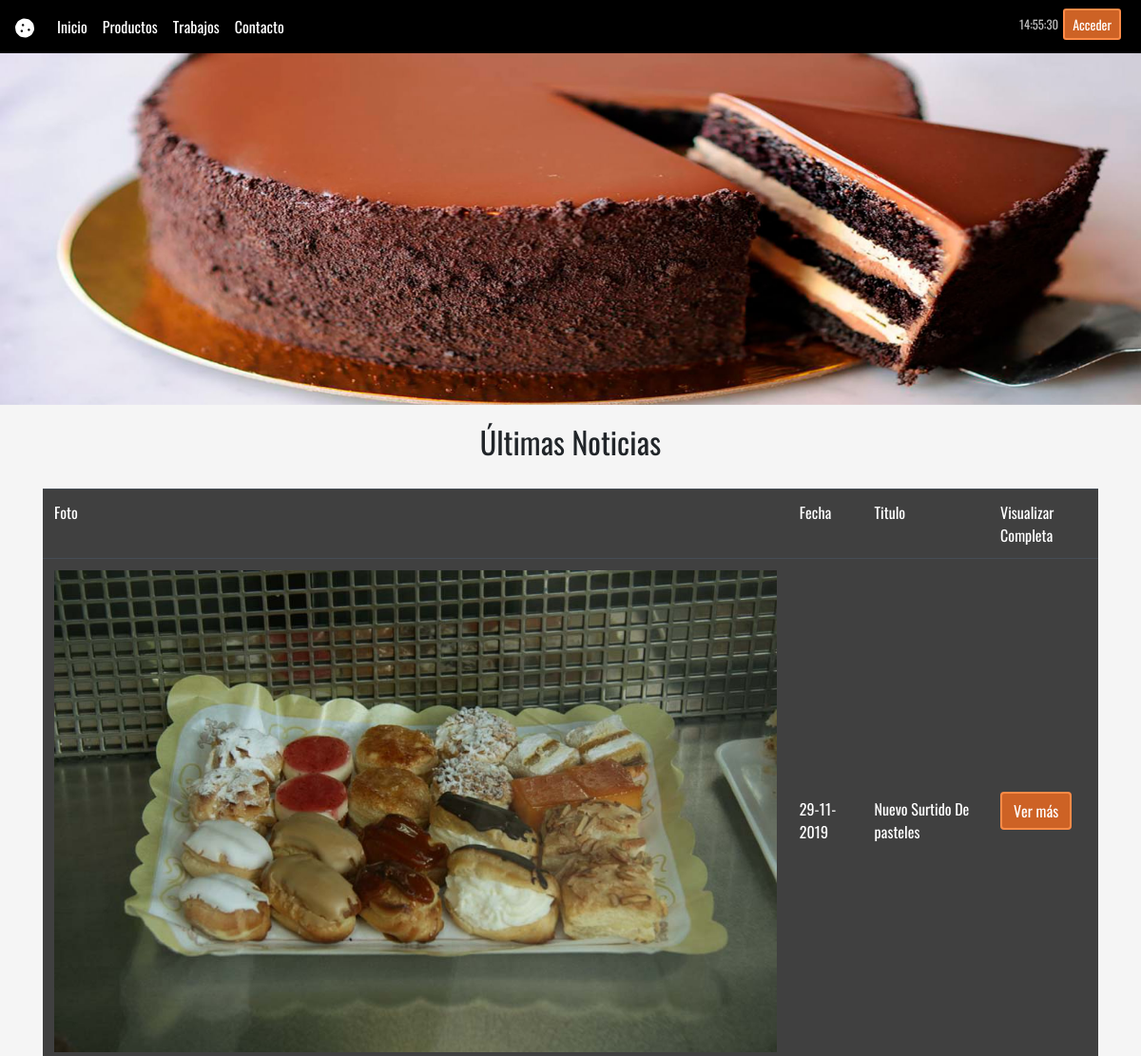
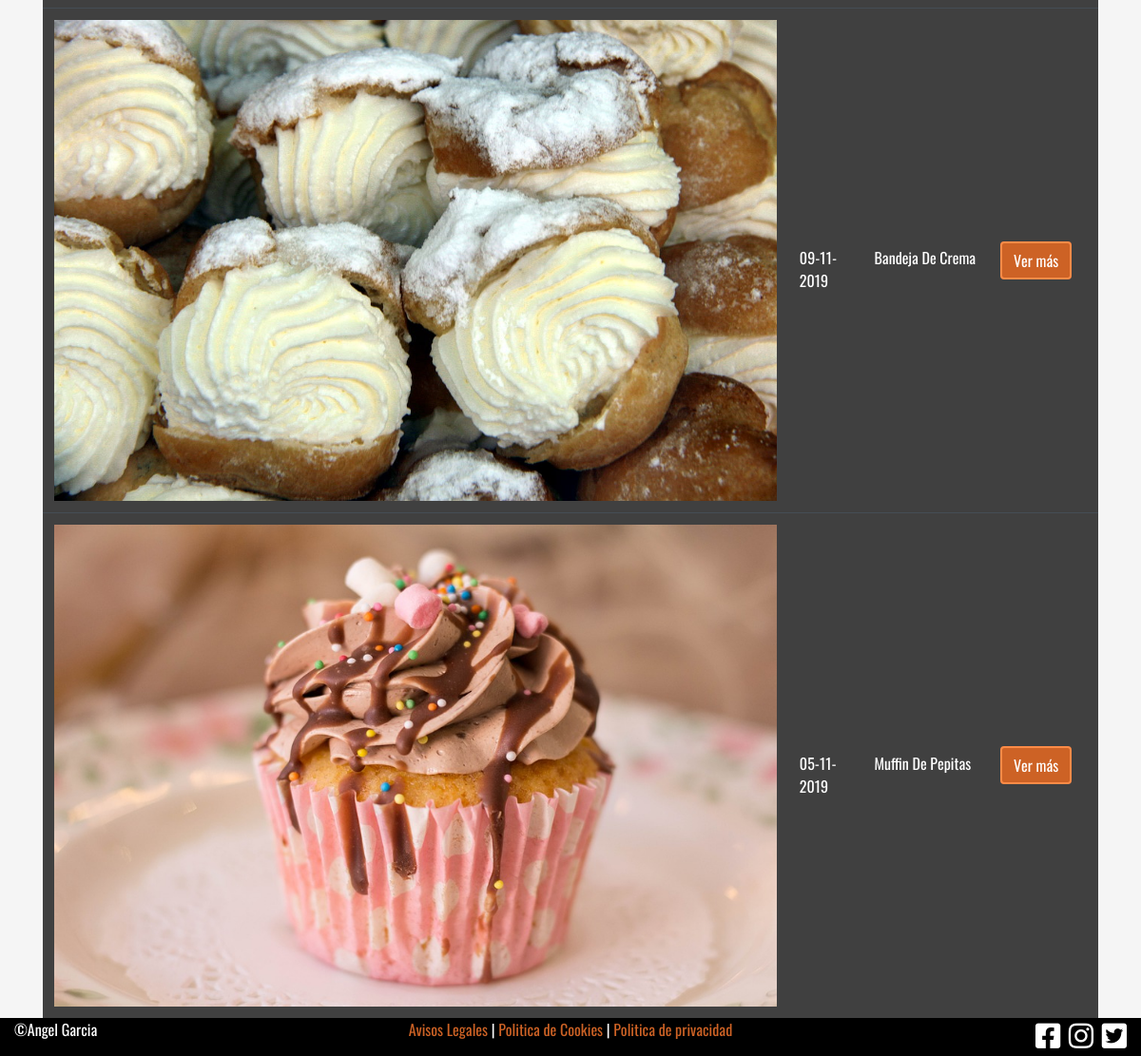
The page / on the database its author committed (2 pictures, top to bottom).
### tables this page shows
CREATE TABLE `noticias` (
  `id` bigint(20) UNSIGNED NOT NULL,
  `titular` varchar(70) NOT NULL,
  `contenido` varchar(1000) NOT NULL,
  `imagen` varchar(70) NOT NULL,
  `fecha` date NOT NULL
);

### index.php (the view, shortened to what this page needs)
<!DOCTYPE html>
<html lang="es">
<head>
    <link rel="stylesheet" href="assets/css/bootstrap.min.css">
    <link rel="stylesheet" href="assets/css/bootstrap-reboot.min.css">
    <link rel="stylesheet" type="text/css" href="https://cdnjs.cloudflare.com/ajax/libs/font-awesome/5.11.2/css/all.min.css">
    <link rel="stylesheet" type="text/css" href="assets/css/menuDesplegable.css">
    <link rel="stylesheet" type="text/css" href="assets/css/estilos.css">
</head>
<body>
  <?php
    require_once("funciones/funciones.php");
    $conexion = conectarServidor();
    $consulta = "SELECT imagen FROM trabajos";
    $resul = mysqli_query($conexion,$consulta);
    while ($imagenes = mysqli_fetch_array($resul,MYSQLI_ASSOC)) {
      $misImagenes[] = imagenes($imagenes['imagen']);
    }
    $rango = sizeof($misImagenes) - 1;
    $miImagen = rand(0,$rango);
    $primera = 0;
    $segunda = 0;
    $tercera = 0;
    if($rango == $miImagen){
      $primera = $miImagen;
      $segunda = $miImagen - 1;
      $tercera = 0;
    }elseif ($miImagen == 0) {
      $primera = $miImagen;
      $segunda = $miImagen + 1;
      $tercera = sizeof($misImagenes) - 1;
    }
    else{
      $primera = $miImagen - 1;
      $segunda = $miImagen;
      $tercera = $miImagen + 1;
    }
echo "<div id='carouselExampleControls' class='carousel slide' data-ride='carousel'>
    <div class='carousel-inner alturaCarrusell'>
        <div class='carousel-item active'>
          <img src='".$misImagenes[$primera]."' class='d-block w-100' alt='Responsive image'>
        </div>
        <div class='carousel-item'>
          <img src='".$misImagenes[$segunda]."' class='d-block w-100' alt='Responsive image'>
        </div>
        <div class='carousel-item'>
          <img src='".$misImagenes[$tercera]."' class='d-block w-100' alt='Responsive image'>
        </div>
    </div>
    </div>";
    $dia = date("d");
    $mes = date("m");
    $anio = date("Y");
    $fechaActual = $anio."-".$mes."-".$dia;
      $consulta = "SELECT * FROM noticias where fecha < '$fechaActual' order by fecha desc limit 3";
      $res = mysqli_query($conexion,$consulta);
      echo"<h2 class='titulo'>Últimas Noticias</h2>";
      echo "<div class='container'><table class='table table-dark'>";
       echo "<thead>
            <tr>
                <td scope='col'>Foto</td>
                <td scope='col'>Fecha</td>
                <td scope='col'>Titulo</td>
                <td scope='col'>Visualizar Completa</td>
            </tr>
        </thead>";
      while ($fila = mysqli_fetch_array($res,MYSQLI_ASSOC)) {
        echo "<tr><td><img class='img-fluid imagen' src='".imagenes($fila['imagen'])."' alt='Responsive image'></td><td>".fechaEspañol($fila['fecha'])."</td><td>".$fila['titular']."</td><td><a role='button' class='btn' href='php/noticiasCompletas.php?Fecha=$fila[fecha]&Titular=$fila[titular]&Imagen=$fila[imagen]&Contenido=$fila[contenido]'>Ver más</a></td></tr>";
      }
      echo "</table></div>";
  ?>
</body>
</html>

### assets/css/estilos.css (style rules this page uses)
body { background-color: #F5F5F5; font-family: Oswald, sans-serif; }
html { min-height: 100vh; position: relative; }
.imagen { height: 25%; }
table { margin-bottom: 0 !important; }
.table td { vertical-align: baseline; }
.table-dark { background-color: #404040; }
.titulo { text-align: center; margin-top: 20px; margin-bottom: 30px; }
.btn { background-color: #CD6225; color: white; border:2px solid #FF8b47; }

### rows shown on the page
noticias: imagen (picture), fecha "29-11-2019", titular "Nuevo Surtido De pasteles"
noticias: imagen (picture), fecha "09-11-2019", titular "Bandeja De Crema"
noticias: imagen (picture), fecha "05-11-2019", titular "Muffin De Pepitas"
